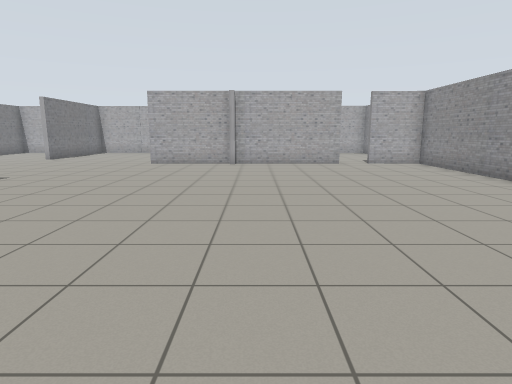
view 1 (above)

20 first-person views from a walk through a world built for the Gazebo simulator. The camera is 1.2 m above the floor, tilts 10° down and sees 75° across. The floor is counted in squares, 1 m on a side. Each view is taken from the middle of a square. On the plan, view 1 faces up. The plan holds only what a view shows up to about 13 squares ahead; the rest is blank. The place goes on beyond the plan. The robots in the file are not drawn.

view 2
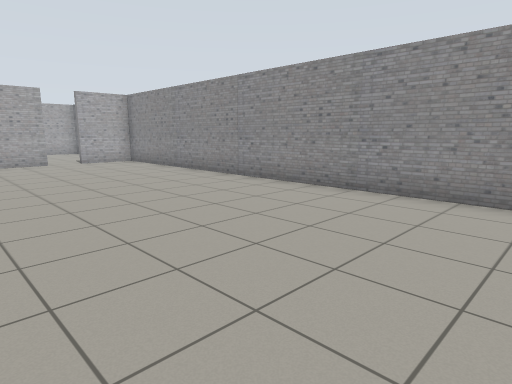

view 3
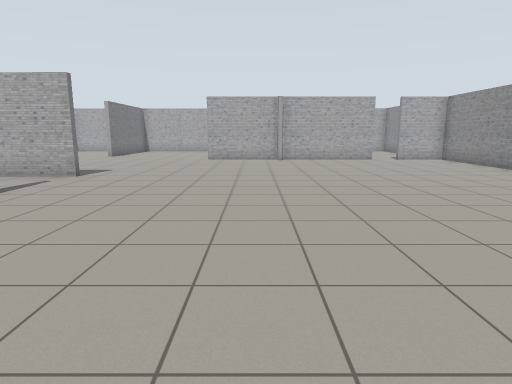

view 4
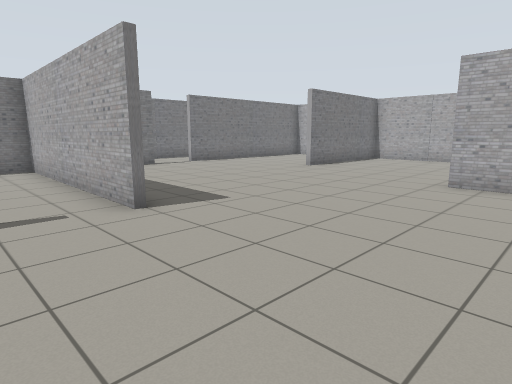

view 5
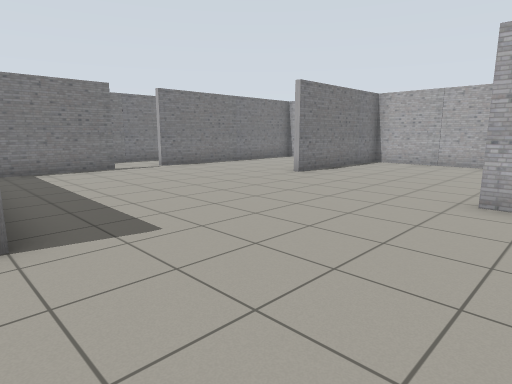

view 6
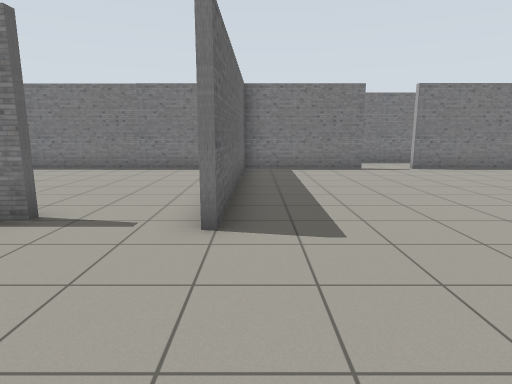

view 7
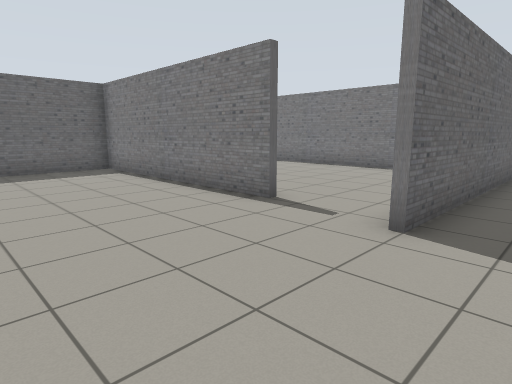

view 8
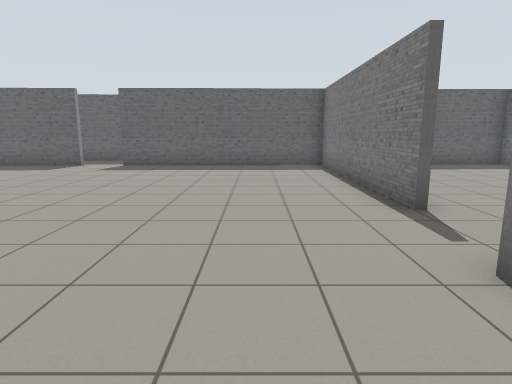

view 9
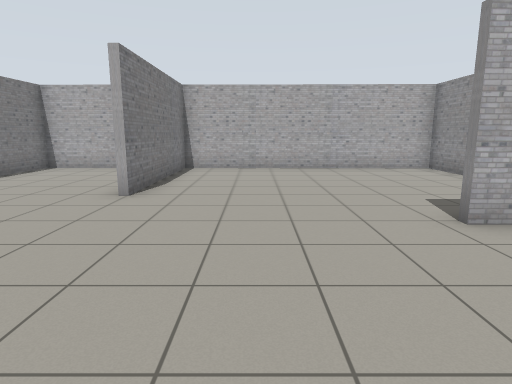

view 10
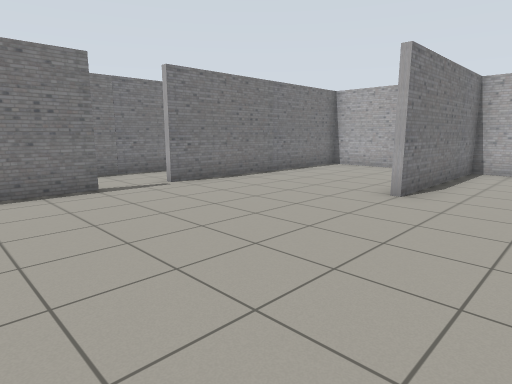

view 11
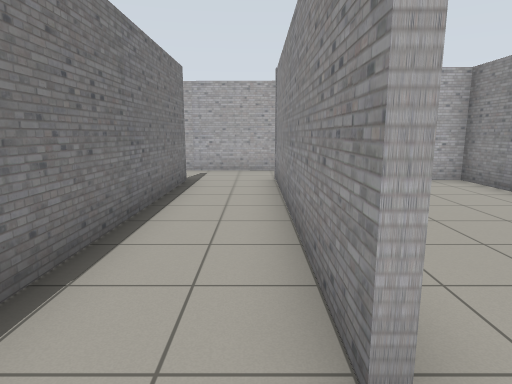

view 12
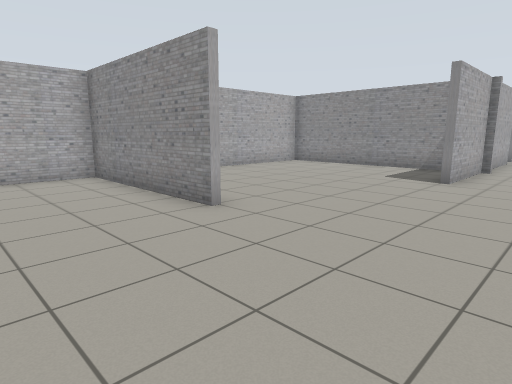

view 13
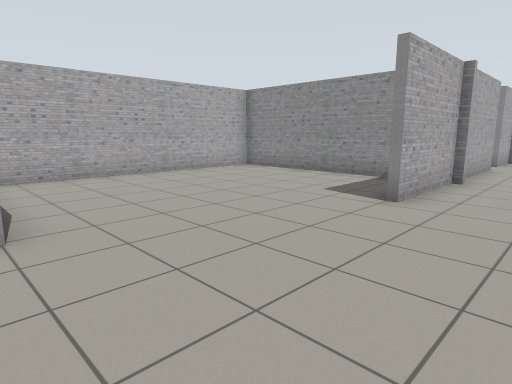

view 14
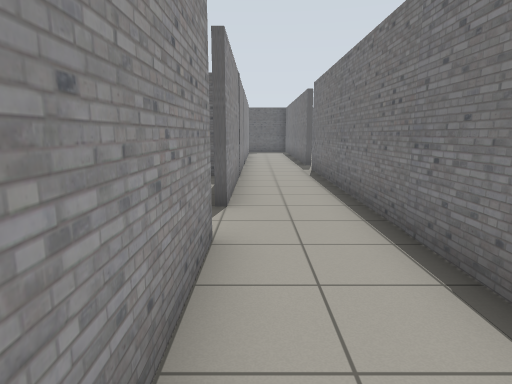

view 15
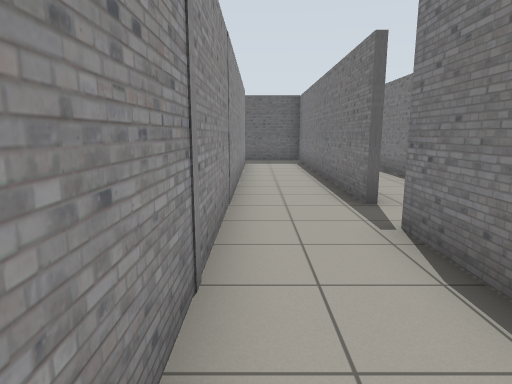

view 16
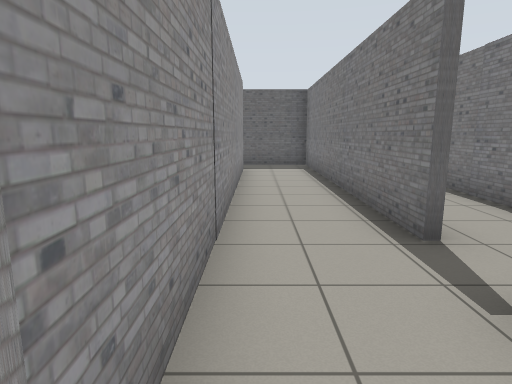

view 17
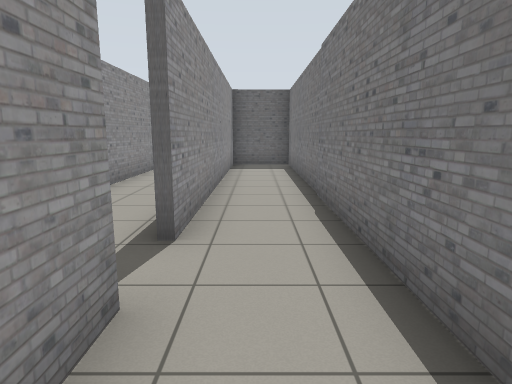

view 18
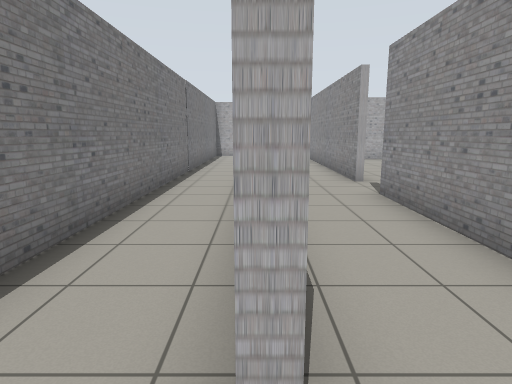

view 19
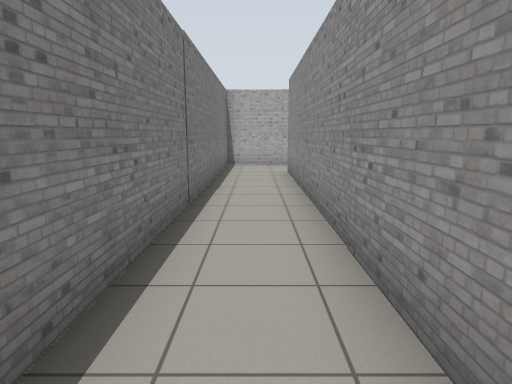

view 20
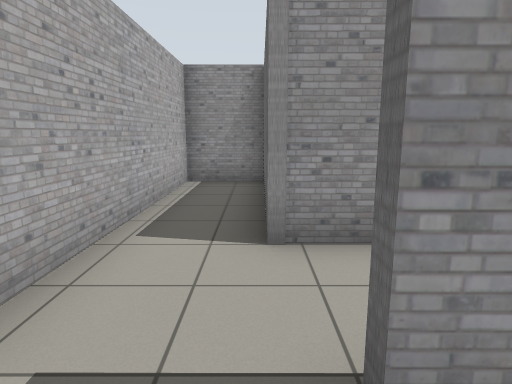

### Floor plan
Points are (right, up) in squares from view 1. A wall is a line through its corners. A room is listed if a view was taken in it or the views show most of it. See-through windows are left out.
Room 1 (views 1, 2, 3, 4, 5, 6, 7, 8, 9, 10, 12, 13)
walls: (-7, 7.3) (-14.3, 7.4) (-14.3, 0.3); (-7.5, 4.9) (-7.5, -2.6) (0, -2.5); (-1, 14.4) (-1, 20.5) (-14.3, 20.7) (-14.3, 13.3); (3.4, 13.3) (-4.3, 13.3); (-9.7, 15.2) (-9.7, 20.6); (-14.3, 11.7) (-14.3, 7.6) (-7, 7.5); (1.5, -2.4) (4.6, -2.3); (6.5, -0.2) (6.5, 13.3) (4.5, 13.3); (-9.5, 20.6) (-9.5, 15.4); (-14.4, -2.2) (-14.4, -2.8) (-11.6, -2.7)
ways out: opening at (-14, 12.5) to room 2; opening at (1, -2)
Room 2 (views 11, 14, 15, 16, 18)
walls: (-14.5, 13.2) (-14.5, 20.9) (-10.4, 20.8); (-16.9, 4.5) (-16.9, -4.9) (-14.4, -4.8); (-16.8, 20.6) (-16.9, 5.8); (-9.7, 20.8) (-9.7, 22.7) (-17.6, 22.8); (-14.6, -3.2) (-14.5, 11.7)
ways out: opening at (-14, 12.5) to room 1; opening at (-17, 5) to room 3; opening at (-17, 21.5) to room 3
Room 3 (views 17, 19, 20)
walls: (-17.1, 5.8) (-17.1, 7); (-17, 11.1) (-17, 20.6); (-17.6, 22.8) (-19.1, 22.8) (-19.2, -4.9) (-17.1, -4.9) (-17.1, 4.5)
ways out: opening at (-17, 5) to room 2; opening at (-17, 21.5) to room 2

Positions as (right, up) in squares from view 1, and headings:
1: (0, 0), facing up
2: (0, -1), facing up-right
3: (-2, -2), facing up
4: (-2, 5), facing up-left
5: (-3, 7), facing up-left
6: (-3, 8), facing left
7: (-3, 9), facing down-left
8: (-5, 10), facing down
9: (-7, 9), facing up
10: (-7, 9), facing up-left
11: (-15, 12), facing up
12: (-13, 11), facing up-right
13: (-10, 11), facing up-right
14: (-15, 17), facing down
15: (-15, 10), facing down
16: (-15, 8), facing down
17: (-18, 8), facing down
18: (-17, 5), facing up
19: (-18, 10), facing up
20: (-18, 21), facing right
